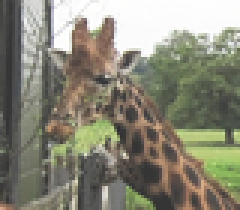
#> input picture Images/Chapter2/Input/Giraffe.png, 80 x 70 px, found by its file name (shown 3 times larger)
$ python AnisotropicDiffusion.py
#> lines starting #> are read from the running program, lines starting #| are printed output that depends on the picture
### ExamplesPython_3.6/Modules/ImageUtilities.py
'''
Feature Extraction and Image Processing
Mark S. Nixon & Alberto S. Aguado
http://www.southampton.ac.uk/~msn/book/
ImageUtilities: Helper module to support image read, create, show and write
                Uses PIL and numpy to work with arrays containing image data
'''

# Image load by using PIL
from PIL import Image

# Array to store image data
from numpy import array, zeros, amax, amin, clip

# Read an image returning an array with 3 color components
# [8 lines left out: function imageReadRGB, not called in this run]

# Read an image returning an array with 1 component
def imageReadL(fileName):
#> called with fileName = '../../Images/Chapter3/Input/Giraffe.png'
    inputImage = Image.open(fileName)
#> inputImage is the input picture: PIL image 80x70 RGB; mean R, G, B 137.4, 135.9, 120.4
    width, height = inputImage.size
#> width = 80; height = 70

    inputArray = array(inputImage)
    outputArray = zeros((height, width), dtype='uint8')

    # Combine pixel values, for each row and column
    for y in range(0, height):
        for x in range(0, width):
            rgb = inputArray[y,x]
            outputArray[y,x] = (int(rgb[0]) + int(rgb[1]) + int(rgb[2])) / 3
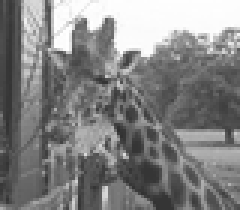
#> outputArray: shape (70, 80) (shown 3 times larger); min 47, max 255, mean 130.9

    return outputArray, width, height

# Save a image containing float as a gray level image
# [37 lines left out: functions imageSaveF, imageSaveL, imageSaveRGB, createImageRGB, not called in this run]

# Create a zero array with a color components
def createImageL(width, height):
    outputArray = zeros((height, width), dtype='uint8')

    return outputArray

# Create a zero array two float components
# [10 lines left out: functions createImageUV, createImage2I, not called in this run]

# Create a zero array with float components
def createImageF(width, height, numComponents = 1):
    if numComponents == 1:
        outputArray = zeros((height, width), dtype='float')
    else:
        outputArray = zeros((height, width, numComponents), dtype='float')

    return outputArray

# Create a multidimensional dimensional array
# [83 lines left out: functions createImageNF, createImageFromDataF, createScaleImageL, scaleImageL, createVectorFromDataF, createVectorF and 2 more, not called in this run]

# Show an array containing image data
def showImageL(image):
    # Create output and show
    outputImage = Image.fromarray(image, 'L')
    outputImage.show()

# Show an array containing image data
def showImageF(image, maxScale = 1):
    height = len(image)
    width = len(image[0])

    maximum = amax(image)
    minimum = amin(image)

    # Create a gray level image for display
    outputArray = createImageL(width, height)

    # Scale the float values into gray scale values
    for y in range(0, height):
        for x in range(0, width):
            if maximum != minimum:
                outputArray[y,x] = clip( 255.0 * (image[y,x]*maxScale - minimum) / (maximum - minimum), 0, 255.0)
            else:
                outputArray[y,x] = image[y,x]

    # Create output and show
    outputImage = Image.fromarray(outputArray, 'L')
    outputImage.show()

### ExamplesPython_3.6/Chapter3/AnisotropicDiffusion.py
'''
Feature Extraction and Image Processing
Mark S. Nixon & Alberto S. Aguado
http://www.southampton.ac.uk/~msn/book/
Chapter 3
AnisotropicDiffusion: Remove noise and keep edges by anisotropic diffusion filtering
'''

# Set module functions
from ImageUtilities import imageReadL, showImageL, createImageF, showImageF

# Math and iteration
from  math import exp, pow
from timeit import itertools

'''
Parameters:
    pathToDir = Input image directory
    imageName = Input image name
    kernelSize = Size of the kernel
    numIterations = Number of iterations
    k = Rate of the conduction coefficient
    lamda = Amount of smoothing
'''
pathToDir = "../../Images/Chapter3/Input/"
imageName = "Giraffe.png"
kernelSize = 3
numIterations = 10
k = 10.0
lamda = 0.5

# Read image
inputImage, width, height = imageReadL(pathToDir + imageName)
#> width = 80; height = 70

# Show input image
showImageL(inputImage)

# Create images to store the result
outputImage = createImageF(width, height)
#> outputImage: shape (70, 80) float64; every value is 0

# Create images to store the iteration
image = createImageF(width, height)

# Apply filter
kernelCentre = int((kernelSize - 1) / 2)
for x,y in itertools.product(range(0, width), range(0, height)):
    outputImage[y, x] = inputImage[y, x]

for iteration in range(0, numIterations):
    for x,y in itertools.product(range(0, width), range(0, height)):
        image[y, x] = outputImage[y, x]

    for x,y in itertools.product(range(0, width), range(0, height)):
        sumWeights = 0;
        outputImage[y, x] = 0

        centrePixleValue = image[y, x]
        for wx,wy in itertools.product(range(0, kernelSize), range(0, kernelSize)):
            posY, posX = y + wy - kernelCentre, x + wx - kernelCentre

            if posY > -1 and posY <  height and  posX > -1 and posX <  width:
                # Weight according to gradient
                weight = exp(-pow((image[posY, posX]-centrePixleValue)/k, 2) );

                # Use lambda to weight the pixel value
                if posY != y and posX != x:
                    weight *= lamda

                sumWeights += weight
                outputImage[y, x] += weight * float(image[posY, posX])
        # Normalize
        if sumWeights > 0:
            outputImage[y, x] /= sumWeights


# Show output image
showImageF(outputImage)
#> in showImageF, `width = len(image[0])`: width = 80
#> in showImageF, `maximum = amax(image)`: maximum = 253.2
#> in showImageF, `minimum = amin(image)`: minimum = 54.37
#> in showImageF, `outputArray = createImageL(width, height)`: outputArray: shape (70, 80); every value is 0
#> after the loop in showImageF, `for y in range(0, height):`:
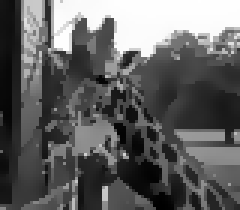
#> outputArray: shape (70, 80) (shown 3 times larger); min 0, max 255, mean 97.5

$ run again, with Images/Chapter2/Input/Dandelion.png copied over Images/Chapter2/Input/Giraffe.png
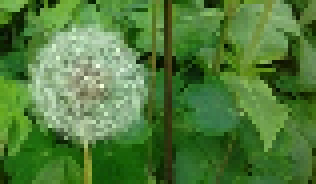
#> input picture Images/Chapter2/Input/Dandelion.png, 79 x 46 px, found by its file name (shown 4 times larger)
#> in imageReadL, inputImage is the input picture: PIL image 79x46 RGBA; mean R, G, B, A 79.9, 124.5, 59, 255
#> after the loop in imageReadL, `for y in range(0, height):`:
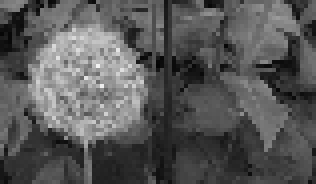
#> outputArray: shape (46, 79) (shown 4 times larger); min 3, max 242, mean 87.5
#> `inputImage, width, height = imageReadL(pathToDir + imageName)`: width = 79; height = 46
#> in showImageF, `width = len(image[0])`: width = 79
#> maximum = 242
#> minimum = 7.13
